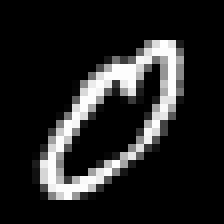
#> input picture training/neuron1.bmp, 28 x 28 px (shown 8 times larger)
$ python spike_train.py
#> lines starting #> are read from the running program, lines starting #| are printed output that depends on the picture
#> further down, img is the input picture: shape (28, 28); min 0, max 255, mean 35
### training/recep_field.py
####################################################### README #########################################################

# This file consists of function that convolves an image with a receptive field so that input to the network is
# close to the form perceived by our eyes.

#########################################################################################################################


import numpy as np
import cv2
from parameters import param as par
# import  param1 as par
def rf(inp):
	sca1 =  0.625
	sca2 =  0.125
	sca3 = -0.125
	sca4 = -.5

	#Receptive field kernel
	w = [[	sca4 ,sca3 , sca2 ,sca3 ,sca4],
	 	[	sca3 ,sca2 , sca1 ,sca2 ,sca3],
	 	[ 	sca2 ,sca1 , 	1 ,sca1 ,sca2],
	 	[	sca3 ,sca2 , sca1 ,sca2 ,sca3],
	 	[	sca4 ,sca3 , sca2 ,sca3 ,sca4]]

	pot = np.zeros([par.pixel_x,par.pixel_x])
	ran = [-2,-1,0,1,2]
	ox = 2
	oy = 2

	#Convolution
	for i in range(par.pixel_x):
		for j in range(par.pixel_x):
			summ = 0
			for m in ran:
				for n in ran:
					if (i+m)>=0 and (i+m)<=par.pixel_x-1 and (j+n)>=0 and (j+n)<=par.pixel_x-1:
						summ = summ + w[ox+m][oy+n]*inp[i+m][j+n]/255
			pot[i][j] = summ
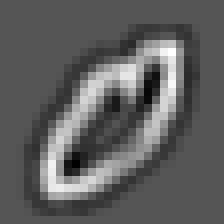
#> pot: shape (28, 28) float64 (shown 8 times larger); min -1.63, max 3.29, mean 0.206; drawn with min black and max white
	return pot

# [11 lines that do not run on import are left out]

### training/spike_train.py
######################################################## README #############################################################

# This file generates rate based spike train from the potential map.

############################################################################################################################


import numpy as np
from numpy import interp
from neuron import neuron
import random
from matplotlib import pyplot as plt
# import rf
from recep_field import rf
import cv2
# from rl import rl
# from rl import update
import math
from parameters import param as par

def encode(pot):

	#initializing spike train
	train = []

	for l in range(par.pixel_x):
		for m in range(par.pixel_x):

			temp = np.zeros([(par.T+1),])

			#calculating firing rate proportional to the membrane potential
			freq = interp(pot[l][m], [-1.069,2.781], [1,20])

			# print type(freq)
			if freq<=0:
				print ("error")

			freq1 = math.ceil(600/freq)
			# print freq1
			freq1=int(freq1)
			#generating spikes according to the firing rate
			k = freq1
			if(pot[l][m]>0):
				while k<(par.T+1):
					temp[k] = 1
					k = k + freq1
			train.append(temp)
#> after the loop, train = 784 items
			# print sum(temp)
	return train

if __name__  == '__main__':
	# m = []
	# n = []
	img = cv2.imread("neuron1"+ ".bmp", 0)

	pot = rf(img)

	# [5 lines of commented-out code are left out]
	train = encode(pot)
#> train = 784 items
	f = open('train6.txt', 'w')
	print (np.shape(train))
#| (784, 201)

	for i in range(201):
		for j in range(784):
			f.write(str(int(train[j][i])))
		f.write('\n')

	f.close()
